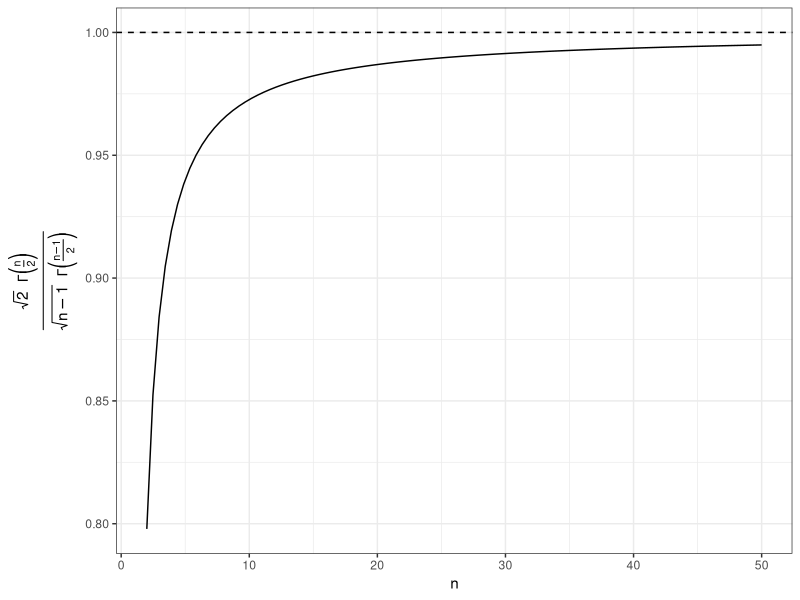
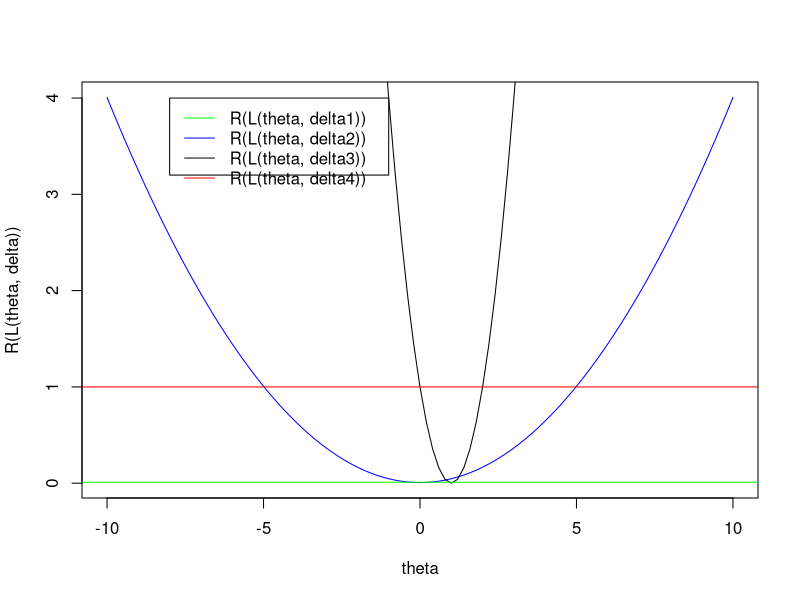

Reproduce these figures in R, in order.
set.seed(1234)
# 비편향 추정량(unbiased estimate) 관련 R code

# 1)
## 앞면/뒷면이 나올 확률이 각각 1/2인 동전 던지기를 16번 시행한 걸과를 통해 
## 난수를 10개 생성후, 평균을 내어보자.
(x <- rbinom(10, 16, 0.5))
mean(x) # 7.9

## 얼마나 적합한지 몬테카를로 기법을 통해 1000번 시뮬레이션을 사용하여 확인해보도록하자.
meanx <- replicate(1000, mean(rbinom(10, 16, 0.5)))
mean(meanx) # 8.0027

meanx <- replicate(1000, mean(rbinom(10, 16, 0.5)))
mean(meanx) # 8.0327
## => 결과를 보면 위에서 추정한 값과 비슷한 것을 볼수 있다.
## 추정값을 과대/과소추정하지 않는다는 것을 알 수 있다.
## 실제로 Binomial(16, 0.5)를 사용하여 실제 평균값을 구해보면 8이다.
## 따라서, 표본평균은 모평균의 불편추정량으로 사용한다.

# 2)
## 모분산의 Bias 계산
## 동전던지기 16번 시행한 결과를 통해 난수 10개 생성 후 모분산인 4와 값을 비교
## 이때, 사용할 추정량은 2가지임.

num_sim <- 1000
ssx <-
  sapply(seq_len(num_sim), function(x) {
    rnd_x <- rbinom(10, 16, 0.5)
    return(sum((rnd_x - mean(rnd_x)) ^ 2))
  })
mean(ssx)

## 1) 편차의 제급합을 10으로 나눈 경우
mean(ssx)/10

## 2) 편차의 제급합을 9으로 나눈 경우
mean(ssx)/9

## => 실제 분산은 4이므로 9로 나눈 경우가 비교적 적합한 추정값임을 알 수 있다.


# 예제 1.2 (2)
library("ggplot2")
f <- function(x){
  sqrt(2/(x-1)) * gamma(x/2) / gamma((x-1)/2)
}

p <- ggplot(data.frame(x=c(2, 50)), aes(x=x))
p + 
  stat_function(fun = f) +
  labs(x = "n", 
       y = expression(
         frac(
           sqrt(2)*phantom(0)*Gamma*bgroup("(", frac(n, 2), ")"), 
           sqrt(n-1)*phantom(0)*Gamma*bgroup("(", frac(n-1, 2), ")")
         ))) +
  geom_hline(yintercept = 1, lty='dashed') + 
  theme_bw()

# 예제 1.3
theta <- seq(-10, 10, 0.2)
n <- 100 # 임의지정

Rdelta1 <- 1/n
Rdelta2 <- (16/25)*(1/n) + (theta^2)/25
Rdelta3 <- (1 - theta)^2
Rdelta4 <- 1

plot(theta, Rdelta2, "l", col="blue", xlab='theta', ylab="R(L(theta, delta))")
lines(theta, Rdelta3, "l", col="black")
abline(1/n, 0, col='green')
abline(1, 0, col='red')
legend(x = c(-8, -1), 
       y = c(3.2, 4), 
       c("R(L(theta, delta1))", "R(L(theta, delta2))", "R(L(theta, delta3))", "R(L(theta, delta4))"),
       lty=1, col=c('green', 'blue', 'black', 'red'))

# 예제 1.4
# 작성중




